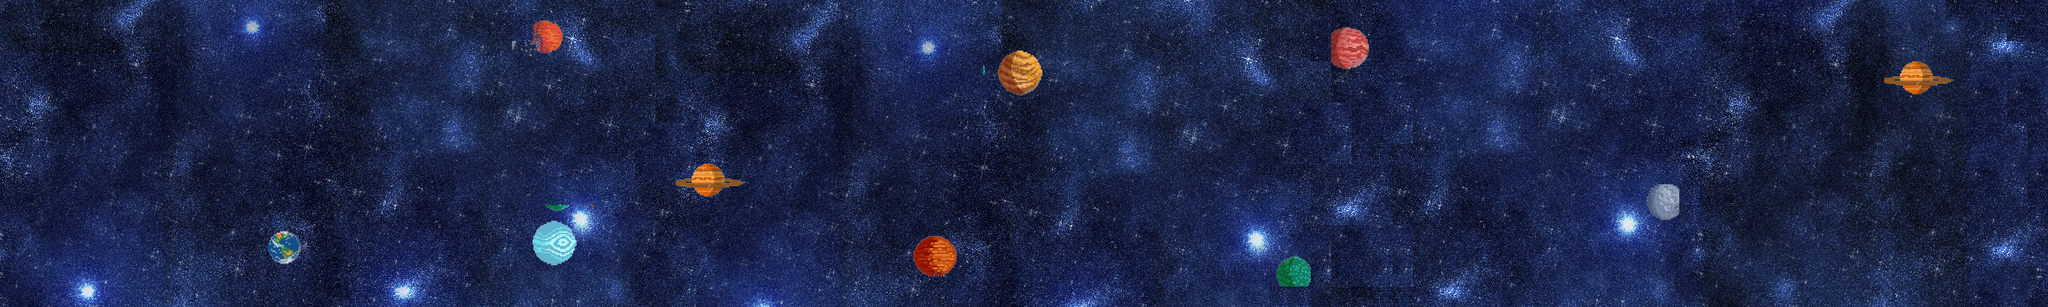

This game map was drawn from its Tiled (.tmx) file and the tilesets committed beside it. A one-line description and the trimmed map source follow:
An orthogonal 100x15 tile map with 32x32 px tiles, 3 tile layers (background, fondo, delante), 2 tilesets and 1 object (nave).

<map version="1.9" tiledversion="1.9.2" orientation="orthogonal" renderorder="right-down" width="100" height="15" tilewidth="32" tileheight="32" infinite="0" nextlayerid="5" nextobjectid="2">
 <tileset firstgid="1" source="backgroundSpace.tsx" />
 <tileset firstgid="1025" source="planetas-removebg-preview.tsx" />
 <layer id="1" name="background" width="100" height="15">
  <data>[1500 cells, 1500 non-empty, 932 distinct tile ids]</data>
 </layer>
 <objectgroup id="2" name="heroe">
  <object id="1" name="nave" x="57" y="238">
   <point />
  </object>
 </objectgroup>
 <layer id="3" name="fondo" width="100" height="15">
  <data>[1500 cells, 48 non-empty, 43 distinct tile ids]</data>
 </layer>
 <layer id="4" name="delante" width="100" height="15">
  <data>[1500 cells, 26 non-empty, 25 distinct tile ids]</data>
 </layer>
</map>
